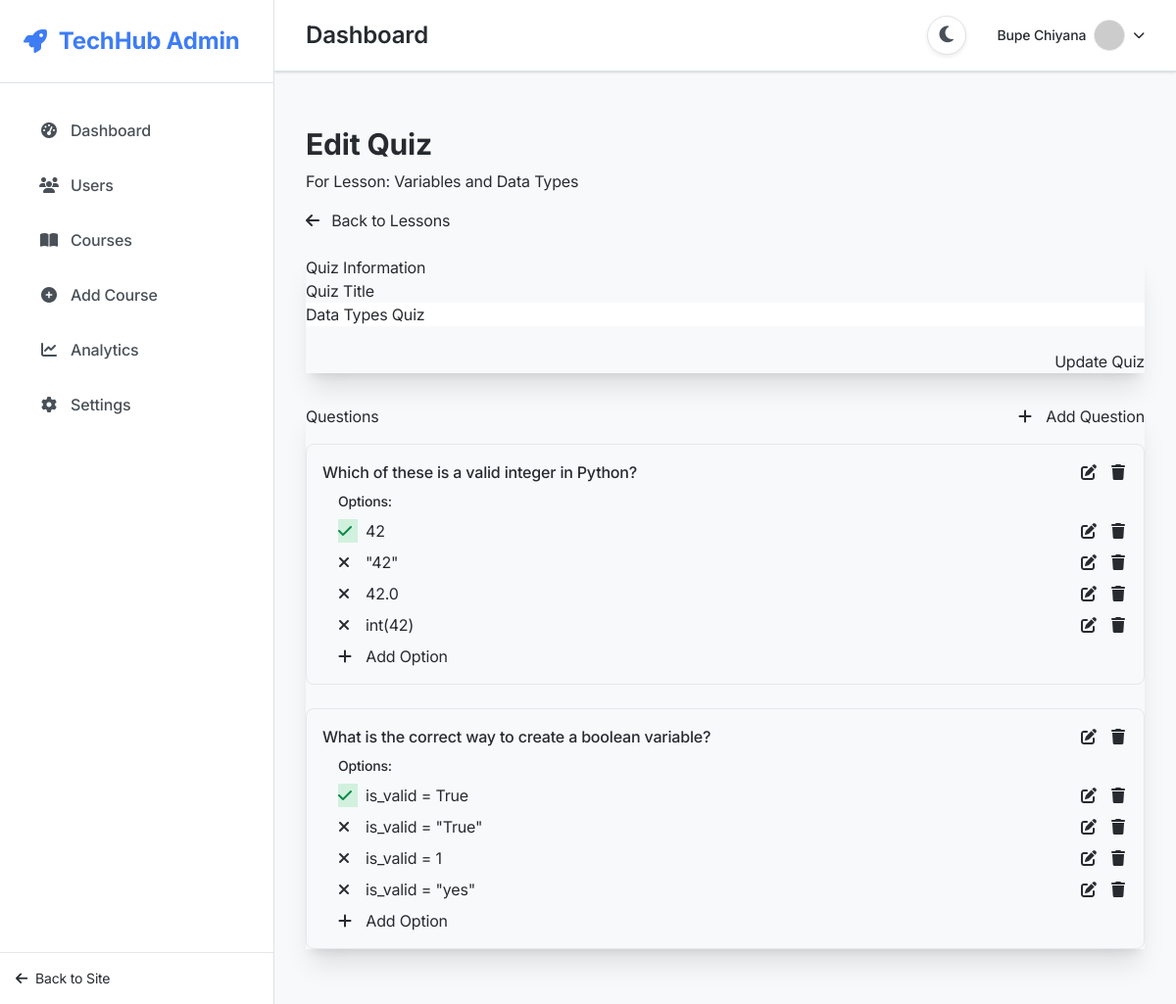
The app's page /admin/quizzes/edit/2 (signed in) with its own data.
### app.py (models this page shows, shortened)
class User(UserMixin, db.Model):
    id = db.Column(db.Integer, primary_key=True)
    username = db.Column(db.String(80), unique=True, nullable=False)
    email = db.Column(db.String(120), unique=True, nullable=False)
    password_hash = db.Column(db.String(128))
    created_at = db.Column(db.DateTime, default=datetime.utcnow)
    is_admin = db.Column(db.Boolean, default=False)
    enrollments = db.relationship('Enrollment', backref='student', lazy=True,
                                foreign_keys='Enrollment.user_id')

class Lesson(db.Model):
    __tablename__ = 'lesson'
    id = db.Column(db.Integer, primary_key=True)
    title = db.Column(db.String(100), nullable=False, index=True)
    content = db.Column(db.Text, nullable=False)
    lesson_number = db.Column(db.Integer, nullable=False, index=True)
    course_id = db.Column(db.Integer, db.ForeignKey('course.id'), nullable=False, index=True)
    course = db.relationship('Course', backref=db.backref('lessons',
                                                        lazy=True,
                                                        order_by='Lesson.lesson_number'),
                           lazy='joined')
    video_url = db.Column(db.String(200), nullable=True)
    resources = db.Column(db.Text, nullable=True)
    duration_minutes = db.Column(db.Integer, nullable=True, default=60)

class Quiz(db.Model):
    __tablename__ = 'quiz'
    id = db.Column(db.Integer, primary_key=True)
    title = db.Column(db.String(100), nullable=False, index=True)
    lesson_id = db.Column(db.Integer, db.ForeignKey('lesson.id'), nullable=False, index=True)
    lesson = db.relationship('Lesson',
                          backref=db.backref('quiz', uselist=False, cascade="all, delete-orphan"),
                          lazy='joined',
                          single_parent=True)
    questions = db.relationship('QuizQuestion',
                             backref='quiz',
                             lazy='select',
                             cascade="all, delete-orphan")
    attempts = db.relationship('QuizAttempt',
                            backref='quiz',
                            lazy='dynamic',
                            cascade="all, delete-orphan")

class QuizQuestion(db.Model):
    id = db.Column(db.Integer, primary_key=True)
    quiz_id = db.Column(db.Integer, db.ForeignKey('quiz.id'), nullable=False)
    question_text = db.Column(db.Text, nullable=False)
    options = db.relationship('QuizOption', backref='question', lazy=True)

class QuizOption(db.Model):
    id = db.Column(db.Integer, primary_key=True)
    quiz_question_id = db.Column(db.Integer, db.ForeignKey('quiz_question.id'), nullable=False)
    option_text = db.Column(db.Text, nullable=False)
    is_correct = db.Column(db.Boolean, default=False)

### app.py (the view)
@app.route('/admin/quizzes/edit/<int:quiz_id>', methods=['GET', 'POST'])
@admin_required
def admin_edit_quiz(quiz_id):
    quiz = Quiz.query.get_or_404(quiz_id)
    form = QuizForm(obj=quiz)
    if form.validate_on_submit():
        form.populate_obj(quiz)
        db.session.commit()
        flash('Quiz updated successfully!', 'success')
        return redirect(url_for('admin_course_lessons', course_id=quiz.lesson.course_id))
    questions = QuizQuestion.query.filter_by(quiz_id=quiz_id).all()
    for question in questions:
        question.options = QuizOption.query.filter_by(quiz_question_id=question.id).all()
    return render_template('admin/quiz_form.html', form=form, quiz=quiz, questions=questions, lesson=quiz.lesson)

### templates/admin/quiz_form.html (shortened to what this page needs)
{% extends "admin/admin_base.html" %}
{% block admin_content %}
<section class="py-6">
    <div class="container">
        <div class="hero bg-base-200 rounded-lg mb-6">
            <div class="hero-content flex-col lg:flex-row">
                <div>
                    <h1 class="text-3xl font-bold">{{ 'Edit Quiz' if quiz else 'Create New Quiz' }}</h1>
                    <p class="py-2">For Lesson: {{ lesson.title }}</p>
                    <div class="flex flex-wrap gap-2 mt-2">
                        {% if quiz %}
                        <a href="{{ url_for('admin_course_lessons', course_id=lesson.course_id) }}" class="btn btn-outline btn-sm">
                            <i class="fas fa-arrow-left mr-2"></i> Back to Lessons
                        </a>
                        {% else %}
                        <a href="{{ url_for('admin_course_lessons', course_id=lesson.course_id) }}" class="btn btn-outline btn-sm">
                            <i class="fas fa-arrow-left mr-2"></i> Cancel
                        </a>
                        {% endif %}
                    </div>
                </div>
            </div>
        </div>
        <div class="card bg-base-100 shadow-xl mb-8">
            <div class="card-body">
                <h2 class="card-title">Quiz Information</h2>
                <form method="POST">
                    <div class="grid grid-cols-1 gap-6">
                        <div class="form-control">
                            <label class="label">
                                <span class="label-text">Quiz Title</span>
                            </label>
                            {{ form.title(class="input input-bordered w-full") }}
                        </div>
                        <div class="flex justify-end">
                            <button type="submit" class="btn btn-primary">
                                {% if quiz %}Update{% else %}Create{% endif %} Quiz
                            </button>
                        </div>
                    </div>
                </form>
            </div>
        </div>
        {% if quiz %}
        <div class="card bg-base-100 shadow-xl">
            <div class="card-body">
                <div class="flex justify-between items-center mb-4">
                    <h2 class="card-title">Questions</h2>
                    <a href="{{ url_for('admin_new_question', quiz_id=quiz.id) }}" class="btn btn-primary btn-sm">
                        <i class="fas fa-plus action-icon mr-1"></i> Add Question
                    </a>
                </div>
                {% if questions %}
                <div class="space-y-6">
                    {% for question in questions %}
                    <div class="border border-base-300 rounded-lg p-4">
                        <div class="flex justify-between items-start mb-2">
                            <h3 class="font-medium">{{ question.question_text }}</h3>
                            <div class="flex space-x-2">
                                <a href="{{ url_for('admin_edit_question', question_id=question.id) }}" class="btn btn-ghost btn-xs">
                                    <i class="fas fa-edit action-icon"></i>
                                </a>
                                <form action="{{ url_for('admin_delete_question', question_id=question.id) }}" method="POST" class="inline">
                                    <button type="submit" class="btn btn-ghost btn-xs text-error" onclick="return confirm('Are you sure you want to delete this question?')">
                                        <i class="fas fa-trash action-icon"></i>
                                    </button>
                                </form>
                            </div>
                        </div>
                        <div class="ml-4 mt-2">
                            <h4 class="text-sm font-medium mb-2">Options:</h4>
                            {% if question.options %}
                            <ul class="space-y-2">
                                {% for option in question.options %}
                                <li class="flex justify-between items-center">
                                    <div class="flex items-center">
                                        {% if option.is_correct %}
                                        <span class="badge badge-success mr-2"><i class="fas fa-check action-icon"></i></span>
                                        {% else %}
                                        <span class="badge badge-ghost mr-2"><i class="fas fa-times action-icon"></i></span>
                                        {% endif %}
                                        <span>{{ option.option_text }}</span>
                                    </div>
                                    <div class="flex space-x-2">
                                        <a href="{{ url_for('admin_edit_option', option_id=option.id) }}" class="btn btn-ghost btn-xs">
                                            <i class="fas fa-edit action-icon"></i>
                                        </a>
                                        <form action="{{ url_for('admin_delete_option', option_id=option.id) }}" method="POST" class="inline">
                                            <button type="submit" class="btn btn-ghost btn-xs text-error" onclick="return confirm('Are you sure you want to delete this option?')">
                                                <i class="fas fa-trash action-icon"></i>
                                            </button>
                                        </form>
                                    </div>
                                </li>
                                {% endfor %}
                            </ul>
                            {% else %}
                            <p class="text-sm text-gray-500">No options added yet.</p>
                            {% endif %}
                            <div class="mt-2">
                                <a href="{{ url_for('admin_new_option', question_id=question.id) }}" class="btn btn-outline btn-xs">
                                    <i class="fas fa-plus action-icon mr-1"></i> Add Option
                                </a>
                            </div>
                        </div>
                    </div>
                    {% endfor %}
                </div>
                {% endif %}
            </div>
        </div>
        {% endif %}
    </div>
</section>
{% endblock %}

### templates/admin/admin_base.html (shortened to what this page needs)
<!DOCTYPE html>
<html lang="en" class="{{ 'dark-mode' if session.get('dark_mode') else '' }}">
<head>
    <script src="https://cdn.tailwindcss.com"></script>
    <link rel="stylesheet" href="{{ url_for('static', filename='css/animations.css') }}">
    <link rel="stylesheet" href="{{ url_for('static', filename='css/modern-ui.css') }}">
    <link rel="stylesheet" href="{{ url_for('static', filename='css/theme-toggle.css') }}">
    <link rel="stylesheet" href="https://cdnjs.cloudflare.com/ajax/libs/font-awesome/6.4.0/css/all.min.css" />
</head>
<body class="{{ 'dark-mode' if session.get('dark_mode') else '' }} admin-layout">
    <aside id="adminSidebar" class="admin-sidebar">
        <div class="logo">
            <i class="fas fa-rocket mr-3"></i>
            TechHub Admin
        </div>
        <nav>
            <ul>
                <li>
                    <a href="{{ url_for('admin_dashboard') }}" class="{{ 'active' if request.endpoint == 'admin_dashboard' else '' }}">
                        <i class="fas fa-tachometer-alt"></i> Dashboard
                    </a>
                </li>
                <li>
                    <a href="#" class="{{ 'active' if request.endpoint == 'admin_users' else '' }}">
                        <i class="fas fa-users"></i> Users
                    </a>
                </li>
                <li>
                    <a href="{{ url_for('admin_dashboard') }}" class="{{ 'active' if 'course' in request.endpoint else '' }}">
                        <i class="fas fa-book-open"></i> Courses
                    </a>
                </li>
                <li>
                    <a href="{{ url_for('admin_add_course') }}" class="{{ 'active' if request.endpoint == 'admin_add_course' else '' }}">
                        <i class="fas fa-plus-circle"></i> Add Course
                    </a>
                </li>
                <li>
                    <a href="#" class="{{ 'active' if request.endpoint == 'admin_analytics' else '' }}">
                        <i class="fas fa-chart-line"></i> Analytics
                    </a>
                </li>
                <li>
                    <a href="#" class="{{ 'active' if request.endpoint == 'admin_settings' else '' }}">
                        <i class="fas fa-cog"></i> Settings
                    </a>
                </li>
            </ul>
        </nav>
        <div class="mt-auto p-4 border-t border-border-color">
            <a href="{{ url_for('home') }}" class="text-sm text-text-secondary hover:text-primary flex items-center">
                <i class="fas fa-arrow-left mr-2"></i>Back to Site
            </a>
        </div>
    </aside>
    <main class="admin-main-content">
        <div class="admin-header">
            <div class="flex items-center">
                <h1>{% block header_title %}Dashboard{% endblock %}</h1>
            </div>
            <div class="flex items-center space-x-4">
                <button id="themeToggle" class="theme-toggle in-header" aria-label="Toggle theme">
                    <i class="{{ 'fas fa-sun' if session.get('dark_mode') else 'fas fa-moon' }}" aria-hidden="true"></i>
                </button>
                <div class="user-menu" id="userMenu">
                    <button class="flex items-center text-text-primary hover:text-primary" id="userMenuButton">
                        <span class="mr-2 text-sm font-medium hidden md:inline">{{ current_user.username }}</span>
                        <img class="h-8 w-8 rounded-full bg-gray-300 border border-border-color" src="https://ui-avatars.com/api/?name={{ current_user.username }}&background=random&color=fff" alt="{{ current_user.username }}'s avatar"/>
                        <i class="fas fa-chevron-down ml-2 text-xs"></i>
                    </button>
                </div>
            </div>
        </div>
        <div class="admin-content-wrapper">
            {% block admin_content %}
            {% endblock %}
        </div>
    </main>
</body>
</html>

### records on screen
User: username "Bupe Chiyana"
Lesson: title "Variables and Data Types"
Quiz: title "Data Types Quiz"
QuizQuestion: question_text "Which of these is a valid integer in Python?"
QuizOption: is_correct True (drawn), option_text "42"
QuizOption: is_correct False (drawn), option_text "\"42\""
QuizOption: is_correct False (drawn), option_text "42.0"
QuizOption: is_correct False (drawn), option_text "int(42)"
QuizQuestion: question_text "What is the correct way to create a boolean variable?"
QuizOption: is_correct True (drawn), option_text "is_valid = True"
QuizOption: is_correct False (drawn), option_text "is_valid = \"True\""
QuizOption: is_correct False (drawn), option_text "is_valid = 1"
QuizOption: is_correct False (drawn), option_text "is_valid = \"yes\""

### other values on screen
{{ 'Edit Quiz' if quiz else 'Create New Quiz' }} "Edit Quiz"
